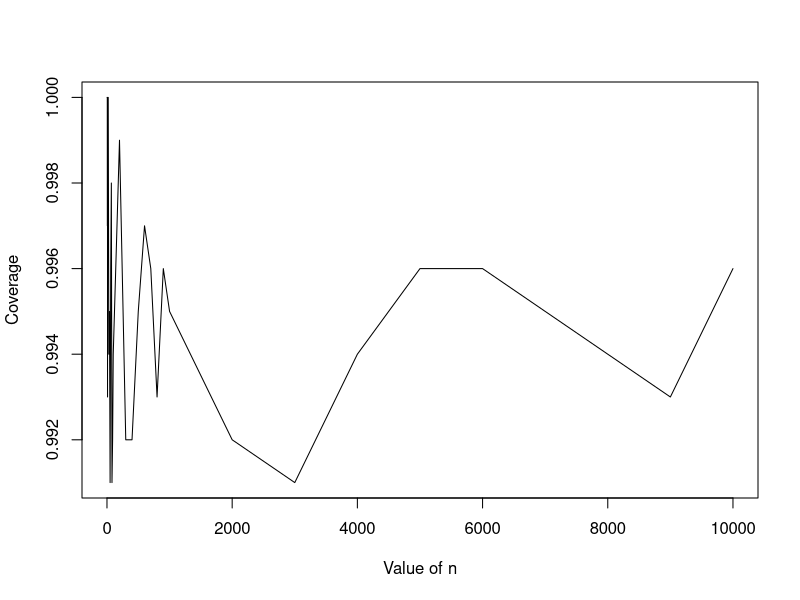
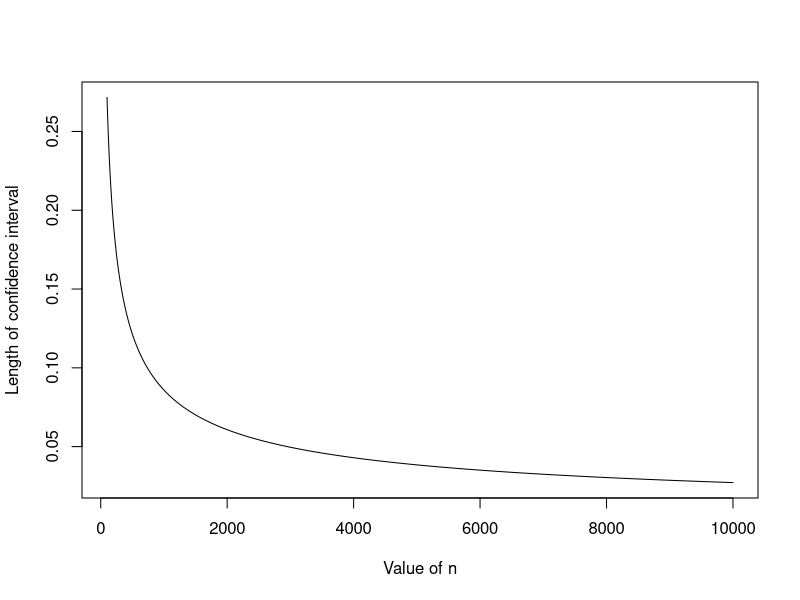

Source code (R) for these figures, in order:
## ---- chunk 1
alpha = 0.05
p = 0.4
## ---- chunk 2
# define a function that simulates runs confidence intervals based on n, alpha, p
simulate_CI <- function(n, alpha, p, runs) {
  
  # track how many times the CI contains the real p
  contains <- 0
  
  # compute eps_n before simulating; it depends only on n and alpha
  eps_n <- sqrt((1/(2*n)) * log(2/alpha))
  
  for (i in 1:runs) {
    
    # phat_n depends on the bernoulli variables we simulate
    phat_n <- mean(rbinom(n,1,p))

    # after generating phat_n, we can now compute the CIs
    CI <- c(phat_n - eps_n, phat_n + eps_n)
    
    # if p lies in the CI, increment contains
    if (p <= CI[2] && p >= CI[1]) {
      contains <- contains + 1
    }
  }
  return(contains/runs)
}
## ---- chunk 3
# we'll do this for a few values of n
set.seed(126)

# the following lines print the proportion of generated CIs that p lies in
simulate_CI(10,alpha,p,1000)
simulate_CI(50,alpha,p,1000)
simulate_CI(250,alpha,p,1000)
simulate_CI(1000,alpha,p,1000)
simulate_CI(5000,alpha,p,1000)
simulate_CI(10000,alpha,p,1000)
## ---- chunk 4
set.seed(126)
# to make sure the simulation doesn't take forever
# we'll just plot x = 1-9, 10-90, 100-900, 1000-9000
x_values <- c()
for (i in 0:3) {
  for (j in 1:9) {
    x_values <- c(x_values, j*10^i)
  }
}
x_values <- c(x_values, 10000)

# then create the y_values by applying the function with our established values of alpha and p
# runs is set to 1000; seems large enough
y_values <- sapply(x_values, function(x) simulate_CI(x,alpha,p,1000))
## ---- chunk 5
plot(x_values,y_values, xlab="Value of n", ylab="Coverage", type="l")
## ---- chunk 6
simulate_interval_length <- function(n, alpha) {
  eps_n <- sqrt((1/(2*n)) * log(2/alpha))
  return(2*eps_n)
}
## ---- chunk 7
x_values <- c(100:10000)
y_values <- sapply(x_values, function(x) simulate_interval_length(x, alpha))
## ---- chunk 8
plot(x_values,y_values, xlab="Value of n", ylab="Length of confidence interval", type="l")
